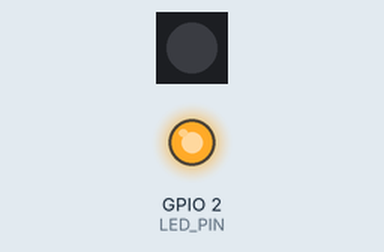
This sketch was run on a simulated ESP32. Shown: 1 RGB LEDs in strip order, left to right, output pins drawn as LEDs (lit = HIGH). What the sketch prints to the serial monitor is not drawn.

Above: at 0.3 s.
At 2.78 s:
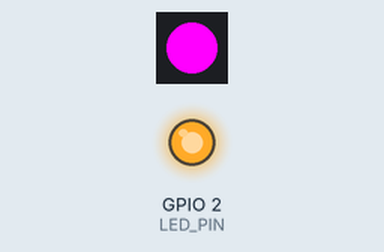
Timing chart, 0 to 3.1 s (numbered marks = the images above):
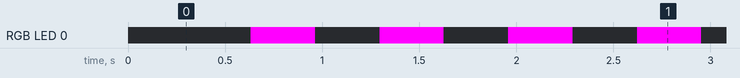

The sketch:

01_RTOS_LED.ino
```cpp
/*Project Title: Multi-Threaded LED Control with FreeRTOS on Hibiscus Sense ESP32.

  Description:
  This project demonstrates the use of FreeRTOS on an ESP32 to manage two independent tasks:
  1. Blue LED Control: A task that blinks a single blue LED connected to pin 2 at a specified interval.
  2. RGB LED Control: A task that blinks an RGB LED connected to pin 16 with a purple color (Red=255, Blue=255) at a specified interval.

  Each task operates independently on separate cores (if dual-core is available), showcasing basic
  multi-threading capabilities of the ESP32 with FreeRTOS. The delays for each task are defined
  individually and passed as parameters during task creation.

  Hardware Requirements:
  - Hibiscus Sense ESP32 microcontroller
  - Blue LED connected to pin 2 (the circuit is an active-low circuit)
  - RGB LED connected to pin 16 (using Adafruit NeoPixel-compatible library)

  Key Features:
  - Multi-threaded task execution using FreeRTOS
  - Customizable blink intervals for each LED
  - Efficient task management with independent functionality for each LED

  Usage:
  - Compile and upload the code to an ESP32 using the Arduino IDE.
  - Observe the independent blinking patterns of the blue LED and the RGB LED.

  Reference:
  Hibiscus Sense ESP32 : https://github.com/myduino/Hibiscus-Sense-Arduino/tree/main
  FreeRTOS Example : https://espressif.github.io/arduino-esp32/package_esp32_index.json

  Description Author: ChatGPT
  Date: 03/12/2024
*/

#if CONFIG_FREERTOS_UNICORE
#define TASK_RUNNING_CORE 0 // Use Core 0 if FreeRTOS is configured for a single core
#else
#define TASK_RUNNING_CORE 1 // Use Core 1 if FreeRTOS is configured for dual-core ESP32
#endif

#include <Adafruit_NeoPixel.h>

// Define the pin for the Blue LED
#define LED_PIN 2

// Initialize the Adafruit NeoPixel object for an RGB LED connected to pin 16
Adafruit_NeoPixel rgb(1, 16);

// Function prototypes for the tasks
void LED(void *pvParameters); // Task to control the Blue LED
void RGB(void *pvParameters); // Task to control the RGB LED

/**
 * Task to control the Blue LED (connected to LED_PIN).
 * It blinks the LED on and off at an interval specified by the `blink_delay` parameter.
 */
void LED(void *pvParameters) {
  uint32_t blink_delay = *((uint32_t *)pvParameters); // Retrieve the blink delay passed as a parameter

  // Configure LED_PIN as an output pin
  pinMode(LED_PIN, OUTPUT);

  // Infinite loop to toggle the LED
  for (;;) {
    digitalWrite(LED_PIN, HIGH); // Turn the LED ON
    delay(blink_delay);          // Wait for the specified delay
    digitalWrite(LED_PIN, LOW);  // Turn the LED OFF
    delay(blink_delay);          // Wait for the specified delay
  }
}

/**
 * Task to control the RGB LED (connected to pin 16).
 * It blinks the RGB LED with a purple color (Red=255, Blue=255) and turns it off at a specified interval.
 */
void RGB(void *pvParameters) {
  uint32_t blink_delay = *((uint32_t *)pvParameters); // Retrieve the blink delay passed as a parameter

  // Initialize the NeoPixel object
  rgb.begin(); // Prepare the RGB LED for operation
  rgb.show();  // Turn off all pixels initially

  // Infinite loop to toggle the RGB LED
  for (;;) {
    rgb.setPixelColor(0, 255, 0, 255); // Set the first pixel to purple (R=255, G=0, B=255)
    rgb.show();                        // Update the LED to display the color
    delay(blink_delay);                // Wait for the specified delay

    rgb.setPixelColor(0, 0, 0, 0);     // Turn off the LED (set color to black)
    rgb.show();                        // Update the LED to turn it off
    delay(blink_delay);                // Wait for the specified delay
  }
}

/**
 * The setup function initializes the serial communication and creates two tasks:
 * 1. `LED` task to control the Blue LED.
 * 2. `RGB` task to control the RGB LED.
 */
void setup() {
  Serial.begin(115200); // Initialize serial communication for debugging

  // Delay for the Blue LED task (in milliseconds)
  uint32_t task_delay = 1000;
  xTaskCreate( LED,               // Function to be executed
               "Task Blink 1",    // Task name (for debugging purposes)
               2048,              // Stack size (in bytes)
               (void *)&task_delay, // Pass the delay as a parameter
               2,                 // Task priority
               NULL);             // Task handle (not used)

  // Delay for the RGB LED task (in milliseconds)
  uint32_t blink_delay = 1000;
  xTaskCreate( RGB,               // Function to be executed
               "Task Blink 2",    // Task name (for debugging purposes)
               2048,              // Stack size (in bytes)
               (void *)&blink_delay, // Pass the delay as a parameter
               2,                 // Task priority
               NULL);             // Task handle (not used)

  Serial.printf("Basic Multi-Threading Arduino Example\n"); // Debug message
}

/**
 * The loop function is intentionally left empty as all functionality is handled by the tasks.
 */
void loop() {
  // Empty loop since tasks handle all operations
}
```

Measured:
- by itself, RGB LED 0: alternates RGB(255, 0, 255) for 0.33 s and off for 0.33 s
